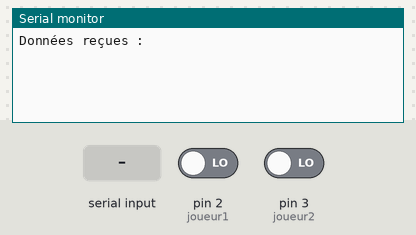
Simulated run of this sketch. Board: Arduino Mega 2560, built with avr-gcc and run on an emulated ATmega2560. Shown: the last lines printed to the serial monitor. Inputs (shaded band) come from the test bench; at power-on: pin 2 (joueur1) LOW, pin 3 (joueur2) LOW.

Above: at 1.2 s.
1.3 s: pin 2 (joueur1) driven HIGH
At 3.9 s:
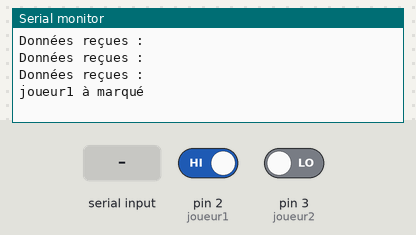
4.5 s: "NOMATCH" received over Serial
At 6.3 s:
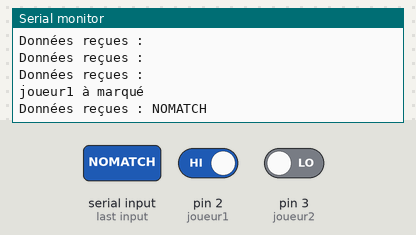
7.0 s: pin 3 (joueur2) driven HIGH
At 7.8 s:
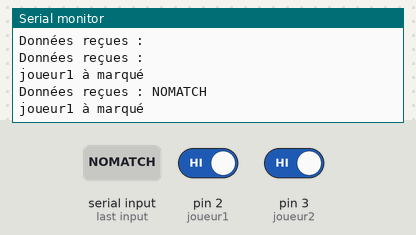

Measured:
- after the input at 1.3 s, the serial monitor: prints a new line after 1.7 s (image 1)
- after the input at 4.5 s, the serial monitor: prints a new line after 1.0 s (image 2)

The sketch:

arduino.ino
```cpp
int joueur1 = 2; // Port d'entrée numérique
int joueur2 = 3; // Port d'entrée numérique

void setup() {
  pinMode(joueur1, INPUT); // Initialiser le port d'entrée numérique en mode entrée
  pinMode(joueur2, INPUT); // Initialiser le port d'entrée numérique en mode entrée
  Serial.begin(9600); // Initialiser la communication série
}

void loop() {
  int etatJoueur1 = digitalRead(joueur1); // Lire l'état du bouton poussoir
  int etatJoueur2 = digitalRead(joueur2); // Lire l'état du bouton poussoir

    // Lire les données depuis le port série
    String receivedData = Serial.readString();

    // Faites quelque chose avec les données reçues
    Serial.print("Données reçues : ");
    Serial.println(receivedData);
    if (receivedData == "NOMATCH"){
      digitalWrite(22,HIGH);
      delay(1000);
      digitalWrite(22,LOW);
    }else{
      digitalWrite(22,HIGH);
    }

  if (etatJoueur2 == HIGH) {
    Serial.println("joueur2 à marqué");
    delay(1500);
    }
  if (etatJoueur1 == HIGH) {
    Serial.println("joueur1 à marqué");
    delay(1500);
    }
}
```
